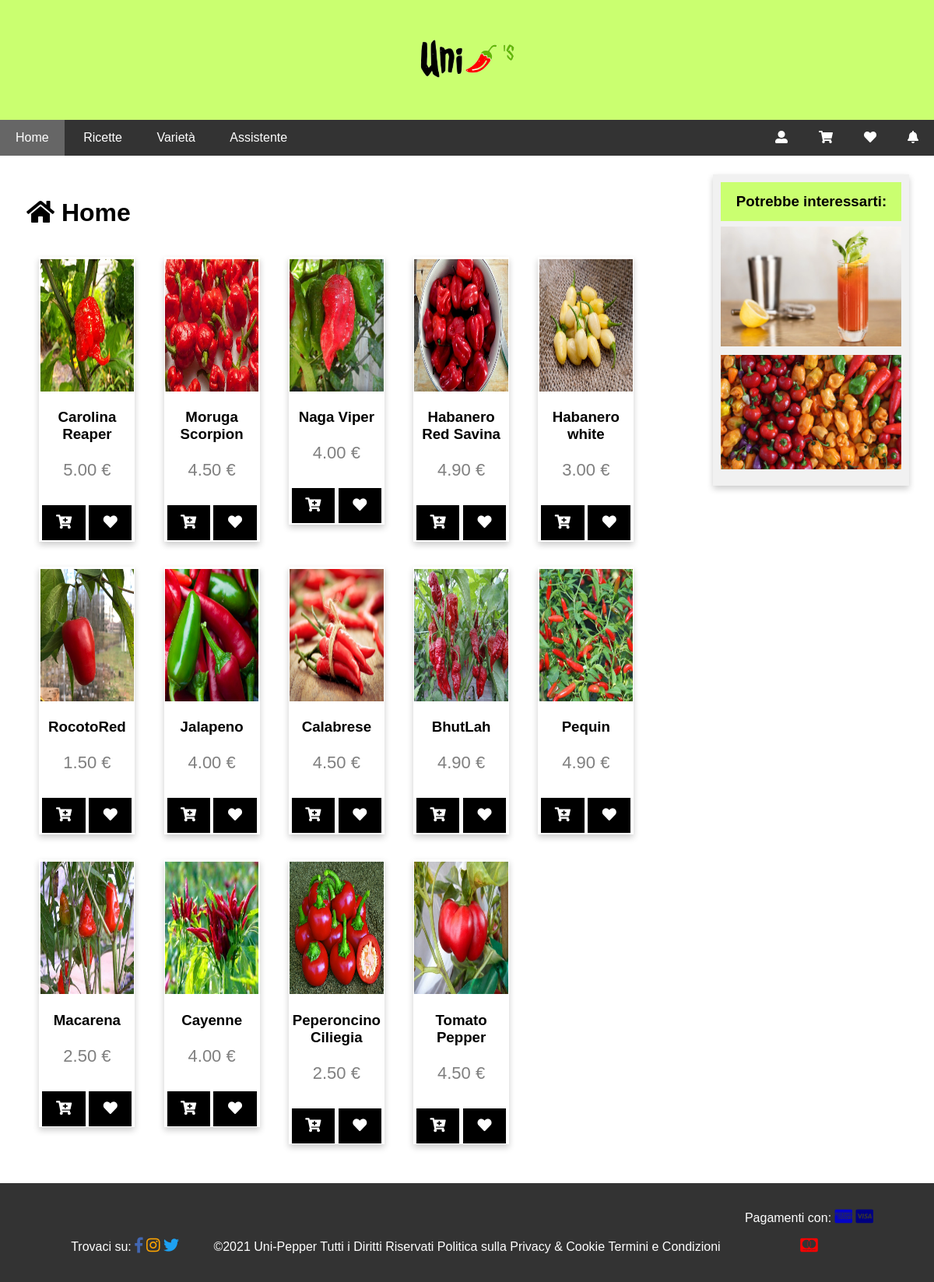
The page / on the database its author committed.
### tables this page shows
CREATE TABLE `prodotti` (
  `IdProdotto` int(10) NOT NULL,
  `NomeProdotto` varchar(50) NOT NULL,
  `ImmagineProdotto` varchar(255) NOT NULL,
  `DescrizioneProdotto` text NOT NULL,
  `PrezzoProdotto` float(6,2) NOT NULL,
  `QuantitaProdotto` int(5) NOT NULL,
  `IdFornitore` int(11) NOT NULL
);

CREATE TABLE `ricette` (
  `IdRicetta` int(11) NOT NULL,
  `NomeRicetta` varchar(255) NOT NULL,
  `ImmagineRicetta` varchar(255) NOT NULL,
  `Ingredienti` text NOT NULL,
  `Procedimento` text NOT NULL,
  `Difficolta` varchar(20) NOT NULL,
  `Persone` int(5) NOT NULL,
  `Tempo` varchar(10) NOT NULL,
  `Costo` varchar(20) NOT NULL,
  `GradoPiccantezza` varchar(20) NOT NULL
);

### index.php (called while the page is built, shortened)
<?php
require_once 'bootstrap.php';
$templateParams["titolo"] = "Uni-Pepper's - Home";
$templateParams["titolo_pagina"] = "Home";
$templateParams["nome"] = "home.php";
$templateParams["pagina"] = "index.php";
$templateParams["ricettecasuali"] = $dbh->getRandomRecipe(1);
$templateParams["notifica"]=0;
$templateParams["prodotti"] = $dbh->getProduct();
require 'template/base.php';
?>

### db/database.php (called while the page is built, shortened)
<?php
class DatabaseHelper{
    private $db;
    public function __construct($servername, $username, $password, $dbname, $port){
        $this->db = new mysqli($servername, $username, $password, $dbname, $port);
    }
    public function getProduct($n=-1){
        $query = "SELECT IdProdotto, NomeProdotto, ImmagineProdotto, DescrizioneProdotto, PrezzoProdotto, QuantitaProdotto FROM prodotti";
        $stmt = $this->db->prepare($query);
        $stmt->execute();
        $result = $stmt->get_result();
        return $result->fetch_all(MYSQLI_ASSOC);
    }
    public function getRandomRecipe($n){
        $stmt = $this->db->prepare("SELECT IdRicetta, NomeRicetta, ImmagineRicetta, Difficolta, Tempo, Costo FROM ricette ORDER BY RAND() LIMIT ?");
        $stmt->bind_param('i',$n);
        $stmt->execute();
        $result = $stmt->get_result();
        return $result->fetch_all(MYSQLI_ASSOC);
    }
}
?>

### bootstrap.php (called while the page is built, shortened)
<?php
require_once("utils/functions.php");
require_once("db/database.php");
$dbh = new DatabaseHelper("localhost", "root", "", "unipeppers", 3306);
?>

### template/home.php (the view, shortened to what this page needs)
<h1><span class="fas fa-home"></span> <?php echo $templateParams["titolo_pagina"]; ?></h1>
        <?php foreach($templateParams["prodotti"] as $prodotto): ?>
        <div class="product">
            <img src="<?php echo UPLOAD_DIR_VARIETY.$prodotto["ImmagineProdotto"]; ?>" alt="Immagine <?php echo $prodotto["NomeProdotto"]; ?>"/>
            <h3><a href="prodotto.php?id=<?php echo $prodotto["IdProdotto"]; ?>"> <?php echo $prodotto["NomeProdotto"]; ?></a></h3>
            <p class="price"><?php echo number_format($prodotto["PrezzoProdotto"], 2); ?> €</p>
            <form action="processa-form.php" method="POST" enctype="multipart/form-data">
                <button type="submit"><span class="fas fa-cart-plus"></span></button>
            </form>
            <form action="processa-form.php" method="POST" enctype="multipart/form-data">
                <button type="submit"><span class="fas fa-heart"></span></button>
            </form>
        </div>
        <?php endforeach; ?>

### template/base.php (shortened to what this page needs)
<!DOCTYPE html>
<html lang="it">
<head>
    <link rel="stylesheet" href="https://use.fontawesome.com/releases/v5.7.0/css/all.css">
    <link rel="stylesheet" href="css/style.css" >
    <link rel="stylesheet" href="css/styleClass.css" >
    <link rel="stylesheet" href="css/carrello.css" >
    <link rel="stylesheet" href="css/notifiche.css" >
</head>
<body>
    <header>
        <img src="upload/logo.png" alt="logo"/>
    </header>
    <nav class="topnav" id="myTopnav">
        <a href="index.php" title="home" <?php isActive("index.php");?>>Home</a>
        <a href="ricette.php" title="ricette" <?php isActive("ricette.php");?>>Ricette</a>
        <a href="varieta.php" title="varieta" <?php isActive("varieta.php");?>>Variet&agrave;</a>
        <a href="assistente.php" title="assistente" <?php isActive("assistente.php");?>>Assistente</a>
        <a id="main" onclick="openNav()" class="right" title="notifiche" ><span class="fas fa-bell" title="Notifiche"></span></a>
        <a href="preferiti.php" title="preferiti" class="right<?php isEchoActive("preferiti.php");?>"><span class="fas fa-heart" title="Preferiti"></span></a>
        <a href="carrello.php" title="carrello" class="right <?php isEchoActive("carrello.php");?>"><span class="fas fa-shopping-cart" title="Carrello"></span></a>
        <a href="login.php" title="login" class="right <?php isEchoActive("login.php");?>"><span class="fas fa-user-alt" title="Utente"></span></a>
    </nav>
    <main>
        <?php if(isset($templateParams["nome"])){
        require($templateParams["nome"]);
        }
        ?>
    </main>
    <aside>
        <h3>Potrebbe interessarti:</h3>
        <?php $ricettacasuale = $templateParams["ricettecasuali"][0];?>
        <div class="aside">
            <img src="<?php echo UPLOAD_DIR_RECIPES.$ricettacasuale["ImmagineRicetta"]?>" alt="Immagine <?php echo $ricettacasuale["NomeRicetta"]?>">
        </div>
        <div class="aside">
            <img src="upload/peperonciniVar.jpg" alt="Varietà">
        </div>
    </aside>
    <footer>
        <section class="social">
            <p>Trovaci su:</p>
            <a href="http://www.facebook.com" title="facebook" ><span class="fab fa-facebook-f" title="Facebook" style="color: #4267B2;"></span></a>
            <a href="http://instagram.com" title="instagram" ><span class="fab fa-instagram" title="Instagram" style="color: orange;"></span></a>
            <a href="http://twitter.com" title="twitter" ><span class="fab fa-twitter" title="Twitter" style="color: #1DA1F2;"></span></a>
        </section>
        <section class="contatti">
            <p>©2021 Uni-Pepper Tutti i Diritti Riservati</p>
            <a href="privacy.php">Politica sulla Privacy & Cookie</a>
            <a href="termini.php">Termini e Condizioni</a>
        </section>
        <section class="pagamenti">
            <p>Pagamenti con:</p>
            <a href="http://americanexpress.com" title="americanexpress" ><span class="fab fa-cc-amex" title="American Express" style="color: rgb(4, 4, 199);"></span></a>
            <a href="http://visa.com" title="visa" ><span class="fab fa-cc-visa" title="Visa" style="color: navy;"></span></a>
            <a href="http://mastercard.com" title="mastercard" ><span class="fab fa-cc-mastercard" title="Mastercard" style="color: red;"></span></a>
        </section>
    </footer>
</body>
</html>

### utils/functions.php (shortened to what this page needs)
<?php
function isActive($pagename){
    if(basename($_SERVER['PHP_SELF'])==$pagename){
        echo " class='active' ";
    }
}
function isEchoActive($pagename){
    if(basename($_SERVER['PHP_SELF'])==$pagename){
        echo "active";
    }
}
?>

### css/style.css (style rules this page uses)
* { box-sizing: border-box; }
body { font-family: Arial, Helvetica, sans-serif; margin: 0; }
header { padding: 50px; text-align: center; background: #caff70; color: black; }
header img { height: 50px; }
nav { overflow: hidden; background-color: #333; }
nav a:not(.right) { width: auto; display: inline-block; color: white; text-align: center; padding: 14px 20px; text-decoration: none; }
nav a.active, nav a.right.active span { background-color: #666; color: white; }
main { background-color: white; padding: 10px; margin: 2%; }
main form button, .reg-button { background-color: #04AA6D; color: white; padding: 14px 20px; margin: 10px 0; border: none; cursor: pointer; width: 100%; }
aside { background-color: #f1f1f1; box-shadow: 0 4px 8px 0 rgba(0, 0, 0, 0.2); padding: 10px; margin: 2%; text-align: center; }
aside h3 { background-color: #caff70; padding: 6% 2%; margin: 0; }
body > footer { padding: 20px; text-align: center; color: white; background: #333; }
body footer a { text-decoration: none; color: white; }
body footer span { font-size: 20px; }
footer section p, footer section a { display: inline-block; }
@media screen and (min-width: 768px) { main, aside { display: inline-block; vertical-align: top; } }
@media screen and (min-width: 768px) { aside { width: 21%; } }
@media screen and (min-width: 768px) { main { width: 70%; } }
@media screen and (min-width: 768px) { nav a { display: inline-block; width: auto; color: white; text-align: center; padding: 14px 20px; text-decoration: none; } }
@media screen and (min-width: 768px) { nav a.right { float: right; } }
@media screen and (min-width: 768px) { body footer section { display: inline-block; } }

### css/styleClass.css (style rules this page uses)
nav .right { display: none; }
.product { box-shadow: 0 4px 8px 0 rgba(0, 0, 0, 0.2); width: 49%; margin: 2% auto; text-align: center; display: inline-block; vertical-align: top; }
.product img { width: 200px; height: 170px; margin-top: 2%; }
.product a { text-decoration: none; color: black; }
.price { color: grey; font-size: 22px; }
.product form { display: inline-block; width: 45%; }
.product button { border: none; outline: 0; padding: 12px; color: white; background-color: #000; text-align: center; cursor: pointer; font-size: 18px; margin-bottom: 2%; }
.aside img { max-width: 100%; }
.aside { position: relative; padding: 0; margin-top: 3%; margin-bottom: 3%; margin-left: auto; margin-right: auto; width: 100%; max-width: 100%; }
@media screen and (min-width: 768px) { nav a.right { float: right; display: inline-flex; width: auto; color: white; text-align: center; padding: 14px 20px; text-decoration: none; } }
@media screen and (min-width: 768px) { .social, .pagamenti { width: 15%; } }
@media screen and (min-width: 768px) { .contatti { width: 60%; } }
@media screen and (min-width: 768px) { .product { margin: 2%; } }
@media screen and (min-width: 768px) { .product img { width:98%; } }
@media screen and (min-width: 768px) { .product { width: 15%; } }

### css/carrello.css (style rules this page uses)
a { text-decoration: none; color: black; }

### css/notifiche.css (style rules this page uses)
#main { transition: margin-right .5s; }

### rows shown on the page
prodotti: ImmagineProdotto (picture), NomeProdotto "Carolina Reaper", PrezzoProdotto "5.00"
prodotti: ImmagineProdotto (picture), NomeProdotto "Moruga Scorpion", PrezzoProdotto "4.50"
prodotti: ImmagineProdotto (picture), NomeProdotto "Naga Viper", PrezzoProdotto "4.00"
prodotti: ImmagineProdotto (picture), NomeProdotto "Habanero Red Savina", PrezzoProdotto "4.90"
prodotti: ImmagineProdotto (picture), NomeProdotto "Habanero white", PrezzoProdotto "3.00"
prodotti: ImmagineProdotto+NomeProdotto (picture), NomeProdotto "RocotoRed", PrezzoProdotto "1.50"
prodotti: ImmagineProdotto+NomeProdotto (picture), NomeProdotto "Jalapeno", PrezzoProdotto "4.00"
prodotti: ImmagineProdotto+NomeProdotto (picture), NomeProdotto "Calabrese", PrezzoProdotto "4.50"
prodotti: ImmagineProdotto+NomeProdotto (picture), NomeProdotto "BhutLah", PrezzoProdotto "4.90"
prodotti: ImmagineProdotto+NomeProdotto (picture), NomeProdotto "Pequin", PrezzoProdotto "4.90"
prodotti: ImmagineProdotto+NomeProdotto (picture), NomeProdotto "Macarena", PrezzoProdotto "2.50"
prodotti: ImmagineProdotto+NomeProdotto (picture), NomeProdotto "Cayenne", PrezzoProdotto "4.00"
prodotti: ImmagineProdotto (picture), NomeProdotto "Peperoncino Ciliegia", PrezzoProdotto "2.50"
prodotti: ImmagineProdotto (picture), NomeProdotto "Tomato Pepper", PrezzoProdotto "4.50"
ricette: ImmagineRicetta (picture)

### other values the page prints
$templateParams["titolo_pagina"] "Home"
